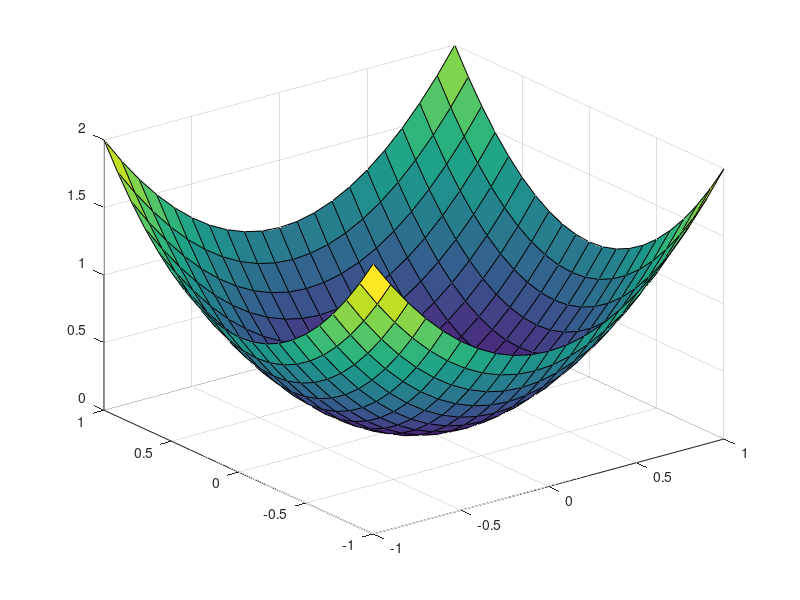

MATLAB code for this plot: (Note: this script raises an error after producing the figure.)
%% Surface and Image Visualization in MATLAB

%% Using surf() with meshgrid
% Create a surface using meshgrid and surf
x = -1:0.1:1;
y = -1:0.1:1;
[X, Y] = meshgrid(x, y);
Z = X.^2 + Y.^2;
surf(X, Y, Z);

%% Customizing Edge Color of Surface
% Interpolating edge color for smoother look
s = surf(X, Y, Z);
s.EdgeColor = "interp";

%% Understanding CData Property
% Surface coloring is based on Z by default
% You can customize CData for surface coloring (must match size of Z)

%% Adding Colorbar and Adjusting Colormap
colorbar;                     % Adds a colorbar to the figure
colormap(jet);                % Changes colormap to 'jet'
% clim is set automatically based on ZData by default
% You can customize with: caxis([minVal maxVal]);

%% Using pcolor()
% Creates a flat surface (ZData all 0) colored with CData = Z
% Cisualize your 3-D data as an pseudocolor image
pcolor(X, Y, Z);

%% Using imagesc()
% Display matrix Z as an indexed image with color representing data values
imagesc(Z);

%% Customizing axes in imagesc()
% Specify x and y axis range manually
imagesc([0 1], [-2 2], Z);


